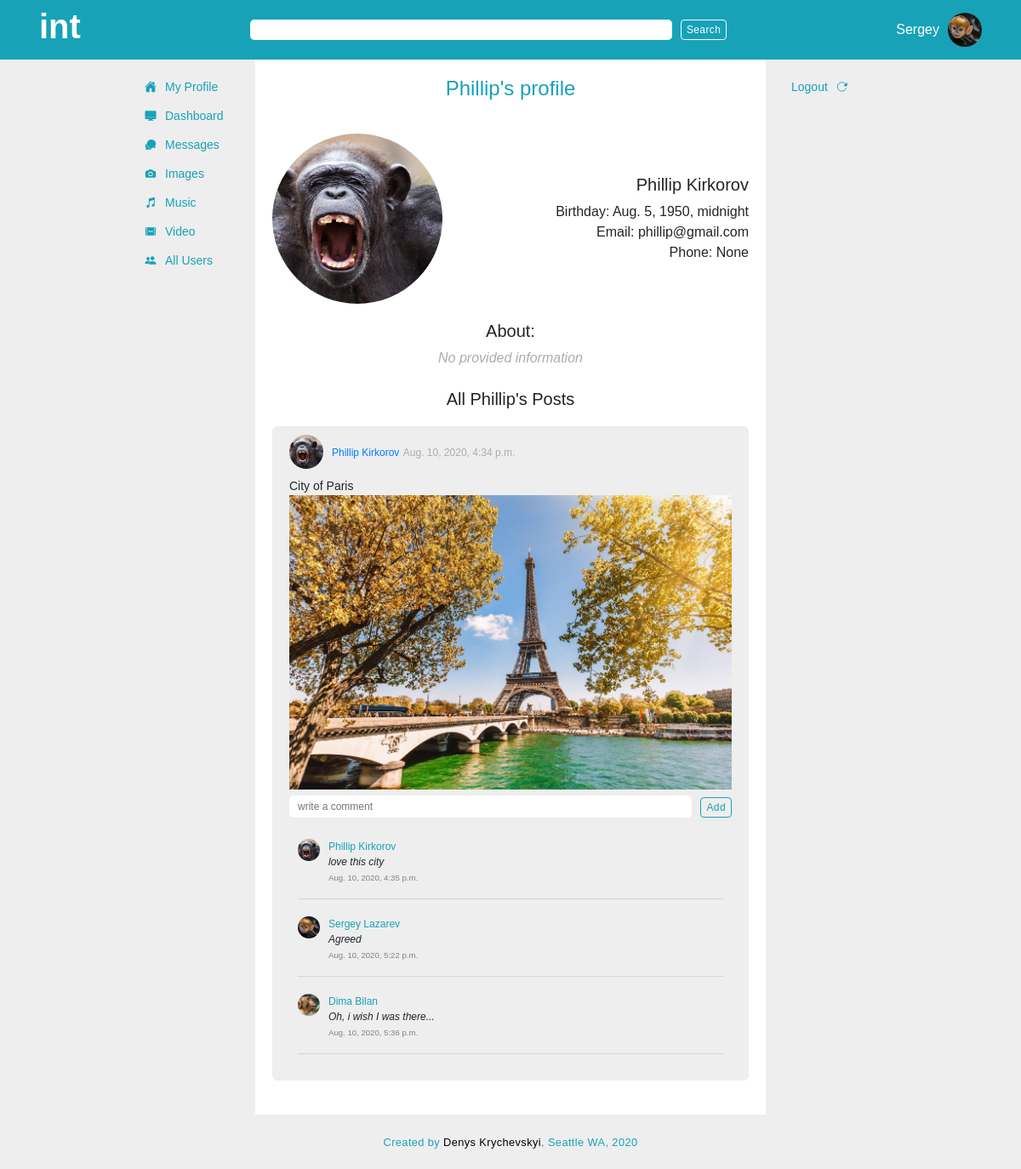
The page /user/5/profile (signed in) on the database its author committed.
### app_one/models.py (models this page shows, shortened)
class User(models.Model):
    first_name = models.CharField(max_length = 255)
    last_name = models.CharField(max_length = 255)
    nickname = 	models.CharField(max_length = 50, blank=True, null = True)
    initials = 	models.CharField(max_length = 10, blank=True, null = True)
    birth_date = models.DateTimeField()
    avatar = models.ImageField(upload_to='avatars', default=None, blank=True, null = True)	#upload to avatars is a directory inside media directory, it will go like media/avatars
    email = models.TextField()
    phone_num = models.IntegerField(blank=True, null = True)
    about = models.TextField(blank=True, null = True)
    password = models.TextField()
    location = models.CharField(max_length = 255, blank=True, null = True)
    created_at = models.DateTimeField(auto_now_add = True)
    updated_at = models.DateTimeField(auto_now = True)
    objects = UserManager()

class Post(models.Model):
    title = models.CharField(max_length = 255, null = True, blank=True, default=None)
    content = models.TextField()
    post_image = models.ImageField(upload_to='post_images', default=None, blank=True, null = True)
    poster = models.ForeignKey(User, related_name = 'poster', on_delete=models.CASCADE)
    created_at = models.DateTimeField(auto_now_add = True)
    updated_at = models.DateTimeField(auto_now = True)
    objects = PostManager()

class Comment(models.Model):
    comment = models.TextField(default = 'Hello')
    poster = models.ForeignKey(User, related_name = 'comments', on_delete=models.CASCADE) # Comments has a poster, User has comments
    post = models.ForeignKey(Post, related_name = 'comments', on_delete=models.CASCADE) # message where comment was posted on. Message has comments, but comment belongs to one message
    created_at = models.DateTimeField(auto_now_add = True)
    updated_at = models.DateTimeField(auto_now = True)

### app_one/views.py (the view)
# urls.py: path('user/<int:user_id>/profile', views.user_profile),
def user_profile(request, user_id):
    cur_user = User.objects.get(id=user_id)
    user_posts = cur_user.poster.all().order_by('-created_at')
    context = {
        'curr_user':User.objects.get(id=request.session['user_id']),
        'user':cur_user,
        'user_posts':user_posts
    }
    return render(request, 'profile.html', context)

### app_one/templates/profile.html (shortened to what this page needs)
{% load embed_video_tags %}
<!DOCTYPE html>
<html lang="en">
<head>
    {% include 'head.html' %}
</head>
<body>
    <div class="outer_container">
        {% include 'search.html' %}
        <div class="inner_container">
            <div class="inner">
                {% include 'navbar.html' %}
                <div class="main_container">
                    <div class="page_title_container">
                        <h4>{{user.first_name}}'s profile</h4>
                    </div>
                    <div class="profile_page_container">
                        <div class="avatar_img">
                            <div class="box">
                                <img src="{{ MEDIA_URL }}{{ user.avatar }}" alt="{{ post.poster.first_name}}'s avatar">
                            </div>
                            <div class="profile_info">
                                <h5>{{ user.first_name }} {{ user.last_name }}</h5>
                                <p>Birthday: {{ user.birth_date}}</p>
                                <p>Email: {{ user.email}}</p>
                                <p>Phone: {{ user.phone_num}}</p>
                            </div>
                        </div>
                        <div class="about_user">
                            <h5>About:</h5>
                            {% if len.user.about > 0 %}
                            <p>{{ user.about}}</p>
                            {% else %}
                            <p class="no_provided">No provided information</p>
                            {% endif %}
                        </div>
                        <br>
                        <h5 class="text-center">All {{user.first_name}}'s Posts</h5>
                        {% for post in user_posts %}
                            <div class="post_container">
                                <div class="post_header">
                                        <div class="avatar">
                                            <a href="/user/{{ post.poster.id }}/profile" ><img src="{{ MEDIA_URL }}{{ post.poster.avatar }}" alt="{{ post.poster.first_name}}'s avatar"></a>
                                        </div>
                                        <div class="poster">
                                            <a href="/user/{{ post.poster.id }}/profile" class="poster_name">{{ post.poster.first_name }} {{ post.poster.last_name }}</a>
                                            <small>{{ post.created_at }}</small>
                                        </div>
                                </div>
                                <p class="post_content">{{ post.content }}</p>
                                {% if post.post_image %}
                                <div class="post_image_container">
                                    <img src="{{ MEDIA_URL }}{{ post.post_image }}" alt="">
                                </div>
                                {% endif %}
                                <div class="comment_container">
                                    <form action="/add_comment/post/{{ post.id }}" id="form_addComment" method="POST">
                                        <div class="comment_input">
                                            <div class="add_comment_input">
                                                <input type="text" name="comment" placeholder="write a comment">
                                            </div>
                                            <button class="btn btn-outline-info btn_add" >Add</button>
                                        </div>
                                    </form>
                                    <div class="display_comments_container">
                                        {% for comment in post.comments.all %}
                                        <div class="display_comment">
                                            <div class="comment_poster_photo">
                                                <a href="/user/{{ comment.poster.id }}/profile"><img src="{{ MEDIA_URL }}{{ comment.poster.avatar }}" alt=""></a>
                                            </div>
                                            <div class="comment_content">
                                                <a class="comment_poster" href="">{{ comment.poster.first_name }} {{ comment.poster.last_name }}</a>
                                                <p class="comment_text">{{ comment.comment }}</p>
                                                <small>{{ comment.created_at }}</small>
                                            </div>
                                        </div>
                                        <hr>
                                        {% endfor %}
                                    </div>
                                </div>
                            </div>
                        {% endfor %}
                    </div>
                </div>
                {% include 'sidebar.html' %}
            </div>
        </div>
    {% include 'footer.html' %}
    </div>
</body>
</html>

### app_one/templates/search.html
<div id="search_bar_container">
    <div id="search_bar">
        <div class="logo_container">
            <h1 class="logotip">int</h1>
        </div>
        <div class="form_container">
            <form action="" method="post" class="form-inline">
                <input class="search_bar1" type="search" name="" id="">
                <button class="btn btn-outline-light search_bar1_btn" type="submit">Search</button>
            </form>
        </div>
        <div class="current_user_container">
            {% if request.session.user_id != null %}
            <p>{{ curr_user.first_name }}</p>
            <img src="{{ MEDIA_URL }}{{ curr_user.avatar }}" alt="avatar">
            {% endif %}
        </div>
    </div>
</div>

### rows shown on the page
User: first_name "Sergey", avatar (picture)
User: first_name "Phillip", avatar (picture), last_name "Kirkorov", birth_date "Aug. 5, 1950, midnight", email "phillip@gmail.com", phone_num "None"
Post: poster.avatar (picture), poster.first_name "Phillip", poster.last_name "Kirkorov", created_at "Aug. 10, 2020, 4:34 p.m.", content "City of Paris", post_image (picture)
Comment: poster.avatar (picture), poster.first_name "Phillip", poster.last_name "Kirkorov", comment "love this city", created_at "Aug. 10, 2020, 4:35 p.m."
Comment: poster.avatar (picture), poster.first_name "Sergey", poster.last_name "Lazarev", comment "Agreed", created_at "Aug. 10, 2020, 5:22 p.m."
Comment: poster.avatar (picture), poster.first_name "Dima", poster.last_name "Bilan", comment "Oh, i wish I was there...", created_at "Aug. 10, 2020, 5:36 p.m."
